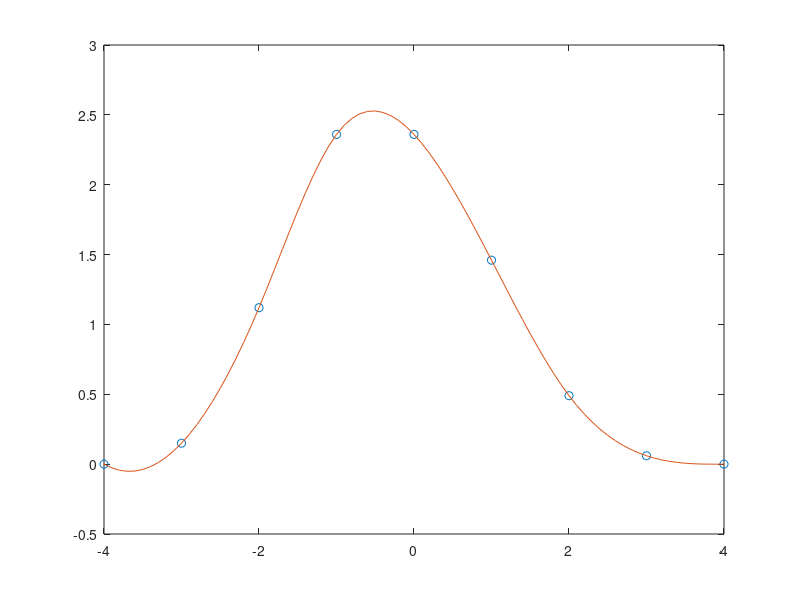

The MATLAB script that drew this image:
x = -4:4; y = [0 .15 1.12 2.36 2.36 1.46 .49 .06 0];
cs = spline(x, y);
xx = (-4:0.1:4);
figure
plot(x,y,'o',xx,ppval(cs,xx),'-');